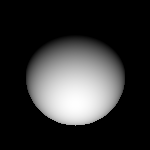
#> input picture data/light1.png, 150 x 150 px
$ python -i frequency.py   (imports and definitions only)
#> lines starting #> are read from the running program, lines starting #| are printed output that depends on the picture
#> further down, picture is the input picture: shape (150, 150, 3); min 0, max 254, mean 49.7
import cv2
import numpy as np

def compute_fft_spectrum(img):
    if len(img.shape) == 3:
        gray = cv2.cvtColor(img, cv2.COLOR_BGR2GRAY)
    else:
        gray = img

    dft = np.fft.fft2(gray)
    dft_shift = np.fft.fftshift(dft)
    magnitude = 20 * np.log(np.abs(dft_shift) + 1)
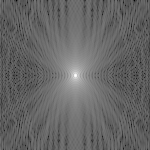
#> magnitude: shape (150, 150) float64; min 31.53, max 278.5, mean 131.1; drawn with min black and max white
    return cv2.normalize(magnitude, None, 0, 255, cv2.NORM_MINMAX).astype(np.uint8)

def apply_frequency_filter(img, filter_type="lowpass", radius=30):
    if len(img.shape) == 3:
        gray = cv2.cvtColor(img, cv2.COLOR_BGR2GRAY)
    else:
        gray = img

    rows, cols = gray.shape
    crow, ccol = rows // 2, cols // 2

    dft = np.fft.fft2(gray)
    dft_shift = np.fft.fftshift(dft)

    mask = np.zeros((rows, cols), np.float32)
    y, x = np.ogrid[:rows, :cols]
    dist = np.sqrt((x - ccol) ** 2 + (y - crow) ** 2)

    if filter_type == "lowpass":
        mask[dist <= radius] = 1
    elif filter_type == "highpass":
        mask[dist > radius] = 1
    else:
        mask = np.ones((rows, cols), np.float32)

    filtered_shift = dft_shift * mask
    f_ishift = np.fft.ifftshift(filtered_shift)
    img_back = np.fft.ifft2(f_ishift)
    img_back = np.abs(img_back)

    return np.clip(img_back, 0, 255).astype(np.uint8)

>>> import cv2
>>> picture = cv2.imread('../../data/light1.png')
>>> result = compute_fft_spectrum(picture)

$ run again, on data/light2.png
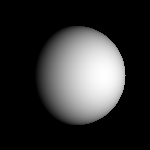
#> input picture data/light2.png, 150 x 150 px
#> picture is the input picture: shape (150, 150, 3); min 0, max 254, mean 49.7
#> in compute_fft_spectrum, `magnitude = 20 * np.log(np.abs(dft_shift) + 1)`:
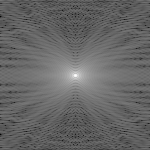
#> magnitude: shape (150, 150) float64; min 31.53, max 278.5, mean 131.1; drawn with min black and max white

$ run again, on data/light4.png
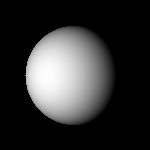
#> input picture data/light4.png, 150 x 150 px
#> picture is the input picture: shape (150, 150, 3); min 0, max 254, mean 49.7
#> in compute_fft_spectrum, `magnitude = 20 * np.log(np.abs(dft_shift) + 1)`:
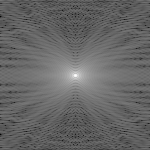
#> magnitude: shape (150, 150) float64; min 31.53, max 278.5, mean 131.1; drawn with min black and max white
